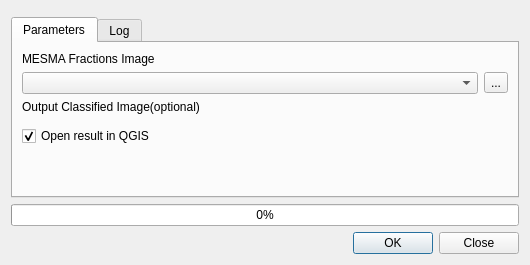
<?xml version="1.0" encoding="UTF-8"?>
<ui version="4.0">
 <class>HardClassification</class>
 <widget class="QDialog" name="HardClassification">
  <property name="geometry">
   <rect>
    <x>0</x>
    <y>0</y>
    <width>530</width>
    <height>265</height>
   </rect>
  </property>
  <property name="windowTitle">
   <string>Hard Classification</string>
  </property>
  <layout class="QVBoxLayout" name="verticalLayout_2">
   <item>
    <widget class="QWidget" name="logoWidget" native="true">
     <layout class="QVBoxLayout" name="verticalLayout">
      <property name="spacing">
       <number>0</number>
      </property>
      <property name="leftMargin">
       <number>0</number>
      </property>
      <property name="topMargin">
       <number>0</number>
      </property>
      <property name="rightMargin">
       <number>0</number>
      </property>
      <property name="bottomMargin">
       <number>0</number>
      </property>
      <item>
       <layout class="QHBoxLayout" name="logoLayout">
        <property name="spacing">
         <number>0</number>
        </property>
       </layout>
      </item>
     </layout>
    </widget>
   </item>
   <item>
    <widget class="QTabWidget" name="tabWidget">
     <property name="currentIndex">
      <number>0</number>
     </property>
     <widget class="QWidget" name="tab1">
      <attribute name="title">
       <string>Parameters</string>
      </attribute>
      <layout class="QVBoxLayout" name="verticalLayout_4">
       <item>
        <widget class="QLabel" name="label">
         <property name="text">
          <string>MESMA Fractions Image</string>
         </property>
        </widget>
       </item>
       <item>
        <layout class="QHBoxLayout" name="horizontalLayout">
         <item>
          <widget class="QgsMapLayerComboBox" name="inputComboBox">
           <property name="allowEmptyLayer">
            <bool>true</bool>
           </property>
           <property name="excludedProviders">
            <stringlist>
             <string>[p for p in QgsProviderRegistry.instance().providerList() if p not in ['gdal']]</string>
            </stringlist>
           </property>
          </widget>
         </item>
         <item>
          <widget class="QToolButton" name="inputButton">
           <property name="text">
            <string>...</string>
           </property>
          </widget>
         </item>
        </layout>
       </item>
       <item>
        <widget class="QLabel" name="label_2">
         <property name="text">
          <string>Output Classified Image(optional)</string>
         </property>
        </widget>
       </item>
       <item>
        <widget class="QgsFileWidget" name="outputFileWidget"/>
       </item>
       <item>
        <widget class="QCheckBox" name="openInQGIS">
         <property name="text">
          <string>Open result in QGIS</string>
         </property>
         <property name="checked">
          <bool>true</bool>
         </property>
        </widget>
       </item>
       <item>
        <spacer name="verticalSpacer">
         <property name="orientation">
          <enum>Qt::Vertical</enum>
         </property>
         <property name="sizeHint" stdset="0">
          <size>
           <width>20</width>
           <height>0</height>
          </size>
         </property>
        </spacer>
       </item>
      </layout>
     </widget>
     <widget class="QWidget" name="tab_log">
      <attribute name="title">
       <string>Log</string>
      </attribute>
      <layout class="QVBoxLayout" name="verticalLayout_3">
       <item>
        <widget class="QTextBrowser" name="logBrowser"/>
       </item>
      </layout>
     </widget>
    </widget>
   </item>
   <item>
    <widget class="QProgressBar" name="progressBar">
     <property name="value">
      <number>0</number>
     </property>
    </widget>
   </item>
   <item>
    <widget class="QDialogButtonBox" name="OKClose">
     <property name="orientation">
      <enum>Qt::Horizontal</enum>
     </property>
     <property name="standardButtons">
      <set>QDialogButtonBox::Close|QDialogButtonBox::Ok</set>
     </property>
    </widget>
   </item>
  </layout>
  <action name="inputAction">
   <property name="text">
    <string>...</string>
   </property>
   <property name="iconText">
    <string>...</string>
   </property>
   <property name="toolTip">
    <string>Select a MESMA Fractions Image</string>
   </property>
  </action>
 </widget>
 <customwidgets>
  <customwidget>
   <class>QgsFileWidget</class>
   <extends>QWidget</extends>
   <header>qgsfilewidget.h</header>
  </customwidget>
  <customwidget>
   <class>QgsMapLayerComboBox</class>
   <extends>QComboBox</extends>
   <header>qgsmaplayercombobox.h</header>
  </customwidget>
 </customwidgets>
 <resources>
  <include location="../../../QGIS/images/images.qrc"/>
 </resources>
 <connections/>
</ui>
